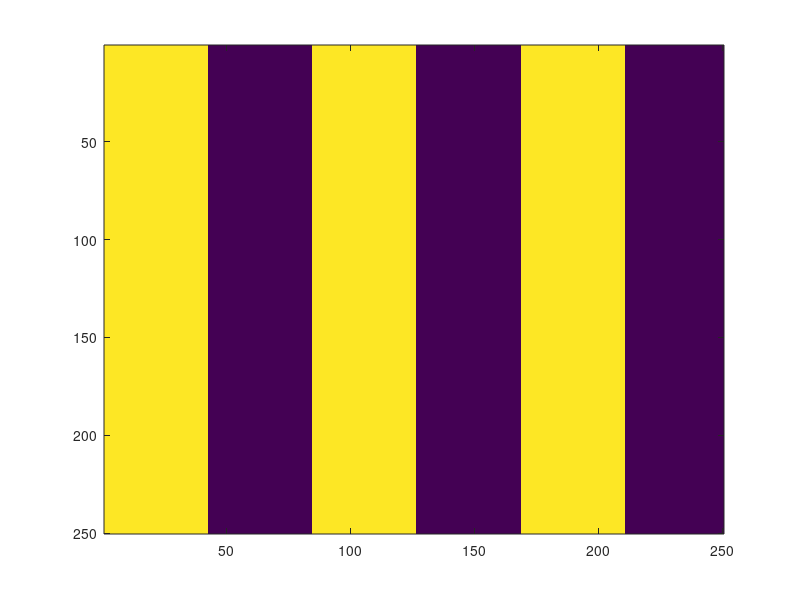
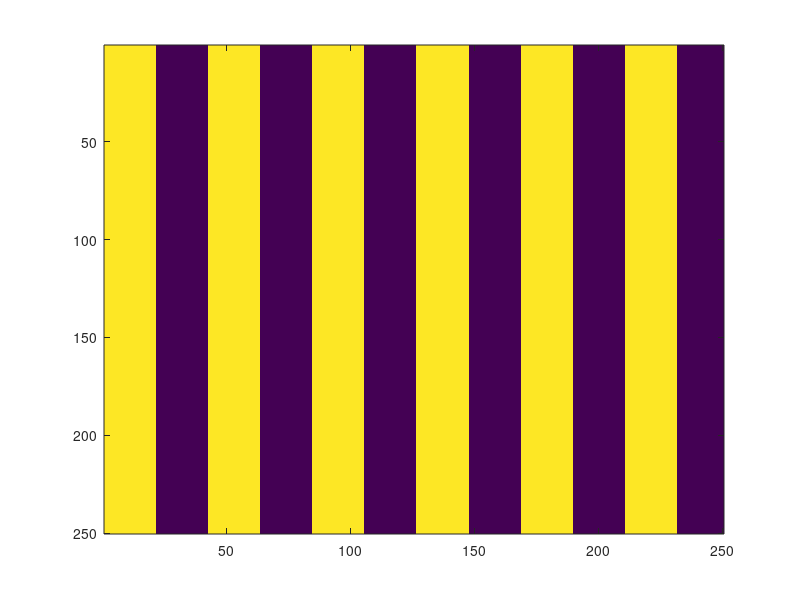
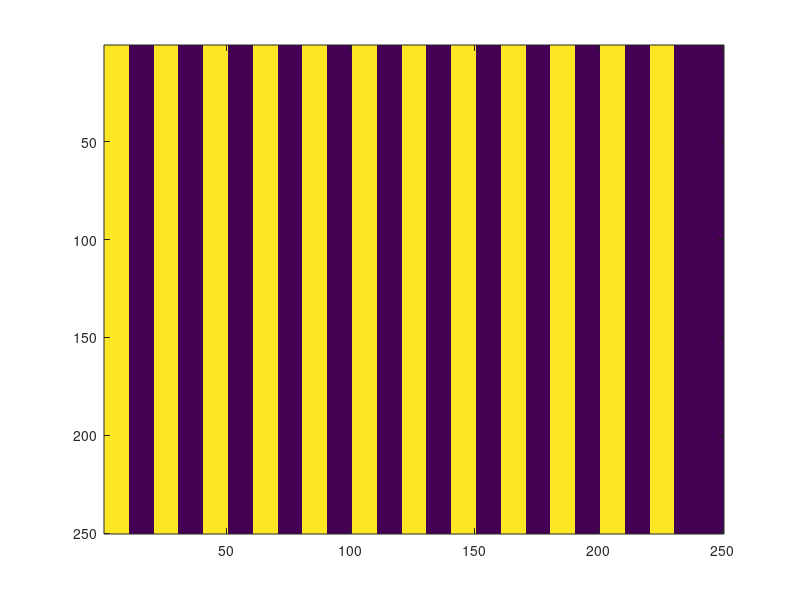

The MATLAB script that drew these images, in order:
%%%%%%%%%%%%%%%%%%%%%%%%%%%%%%%%%%%%%%%%%%%%%%%%%%%%%%
% Javier E. Santos 2016
% UT-PGE
% This script creates a banded fracture
% according to the input parameters
%%%%%%%%%%%%%%%%%%%%%%%%%%%%%%%%%%%%%%%%%%%%%%%%%%%%%%%

stripes = [6,12,24]; %number of stripes
z = 1; %fracture aperture

for k=1:numel(stripes)
    s=stripes(k);
    s_char=num2str(s);
    fid_domain1=fopen([s_char '_stripes.dat'],'w');
    A=ones(250,250); %y,x (real life)
    B(:,[1,2,203,204])=4;
    frac_sizey=size(A);
    frac_sizey=frac_sizey(1);
    strip_lenght=round((frac_sizey)/s);
    ss=1:s;
    strip_i=(ss-1)*strip_lenght+1;
    odd=strip_i(2:2:end); %odd matrix
    even=strip_i(1:2:end); %odd matrix
    
    for i=1:numel(odd)
        A(:,even(i):odd(i)-1)=3;
    end
   
    
    for i=1:z  %prints in Palabos depth
        if i==1 || i==z
            figure();imagesc(A)
            fprintf(fid_domain1,'%i\n',A);
        else
            fprintf(fid_domain1,'%i\n',A*0);
        end
    end
    fclose(fid_domain1);
end